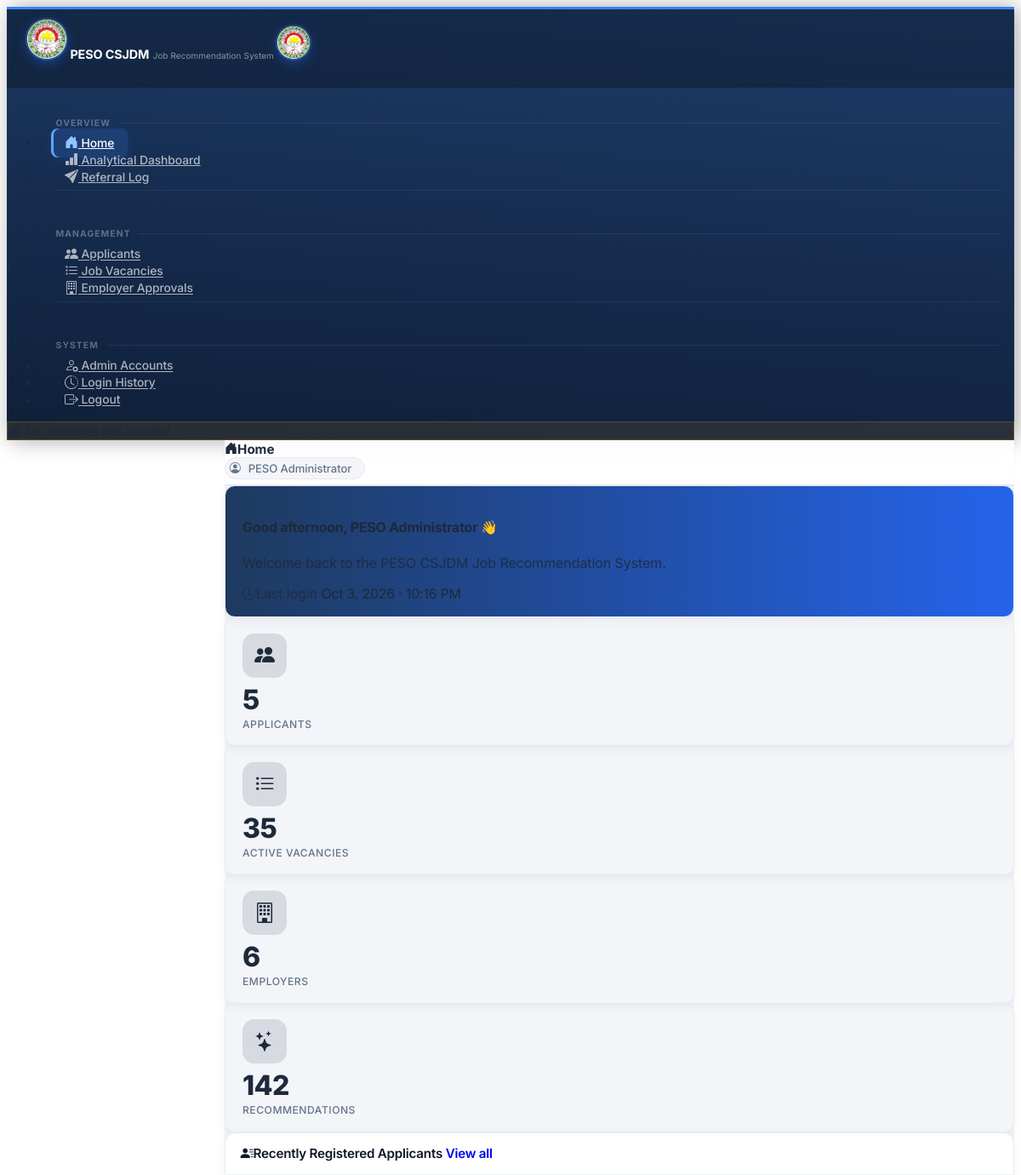
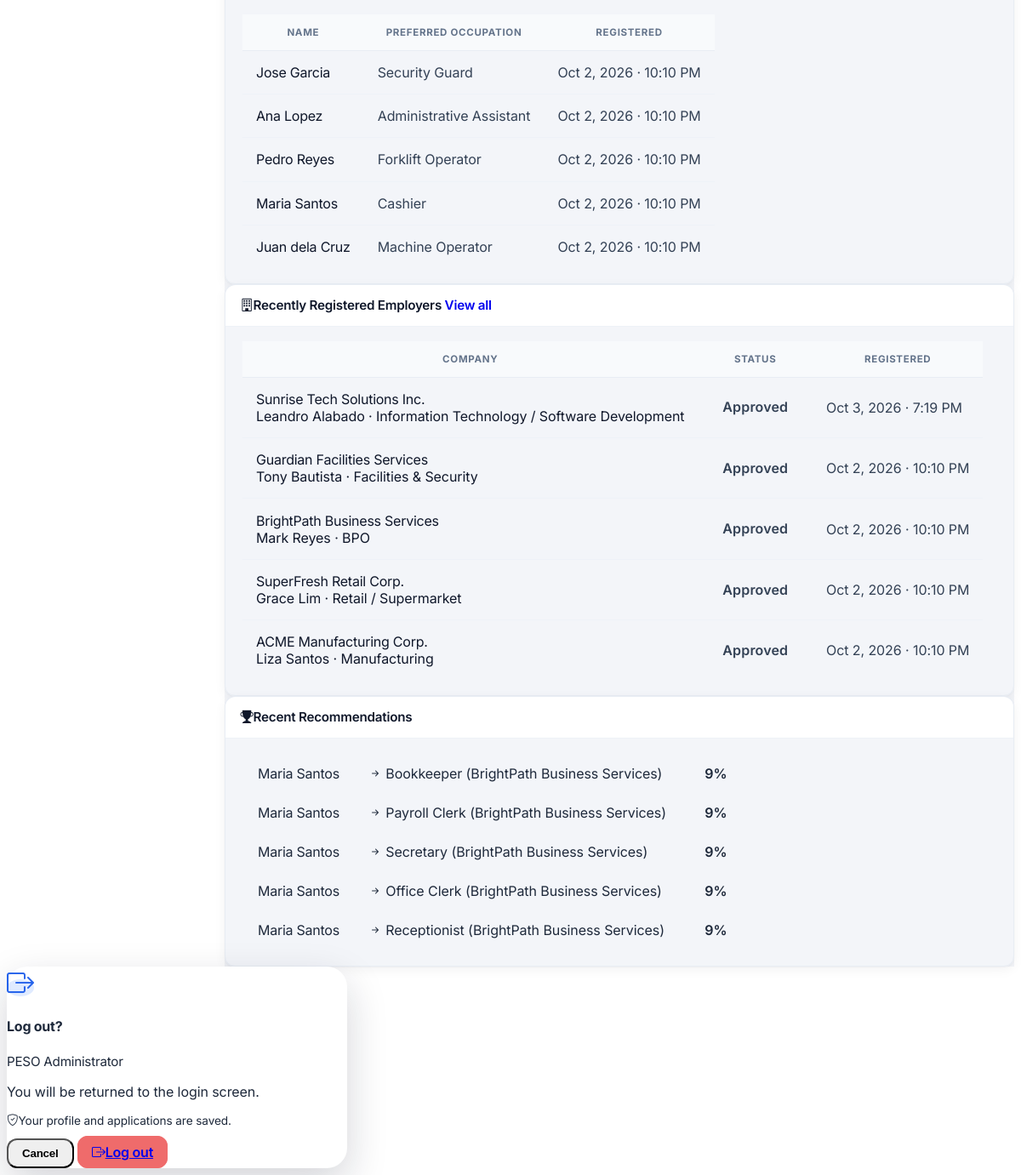
Before: /home (signed in) with the older database file (2 pictures, top to bottom).
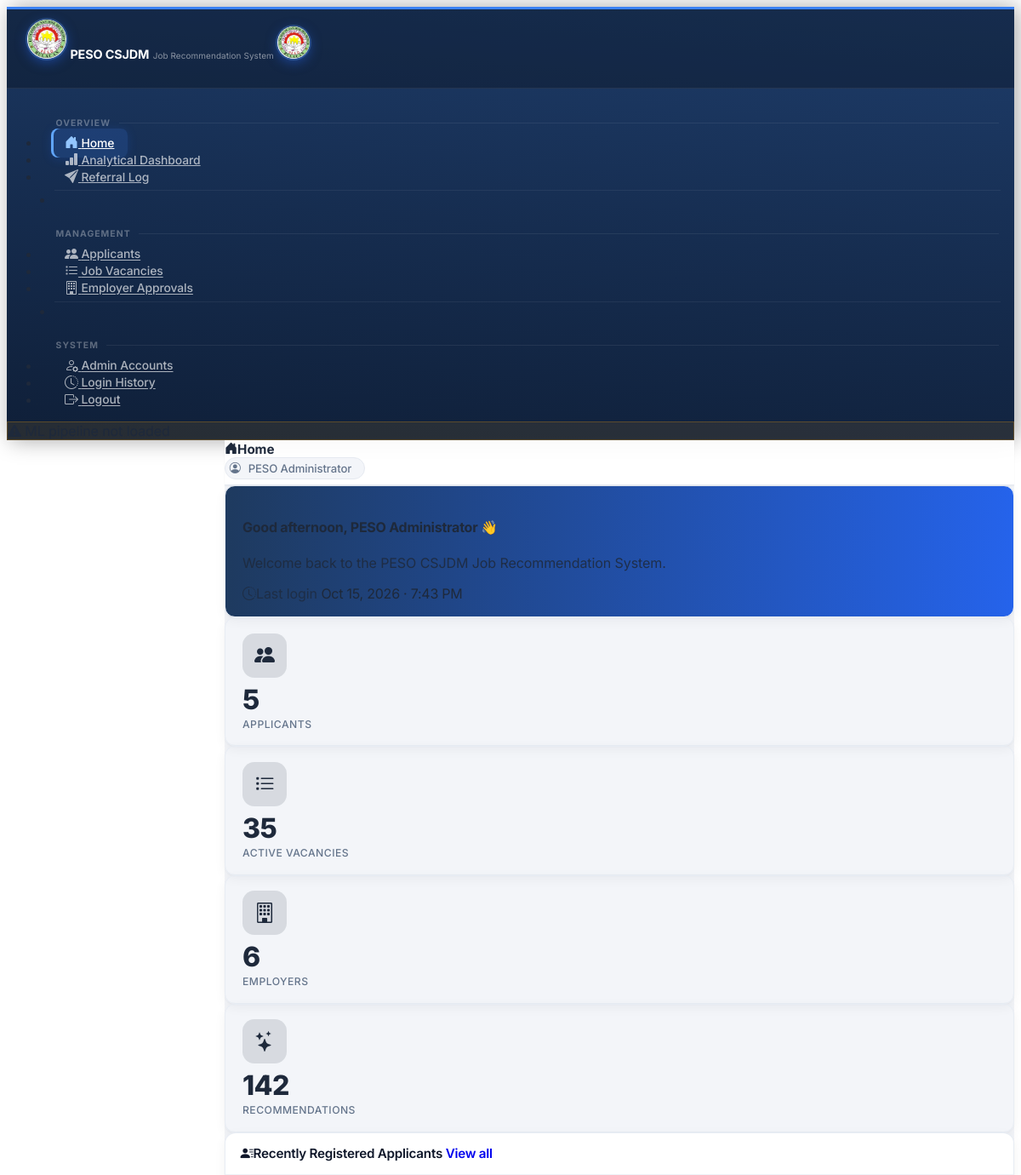
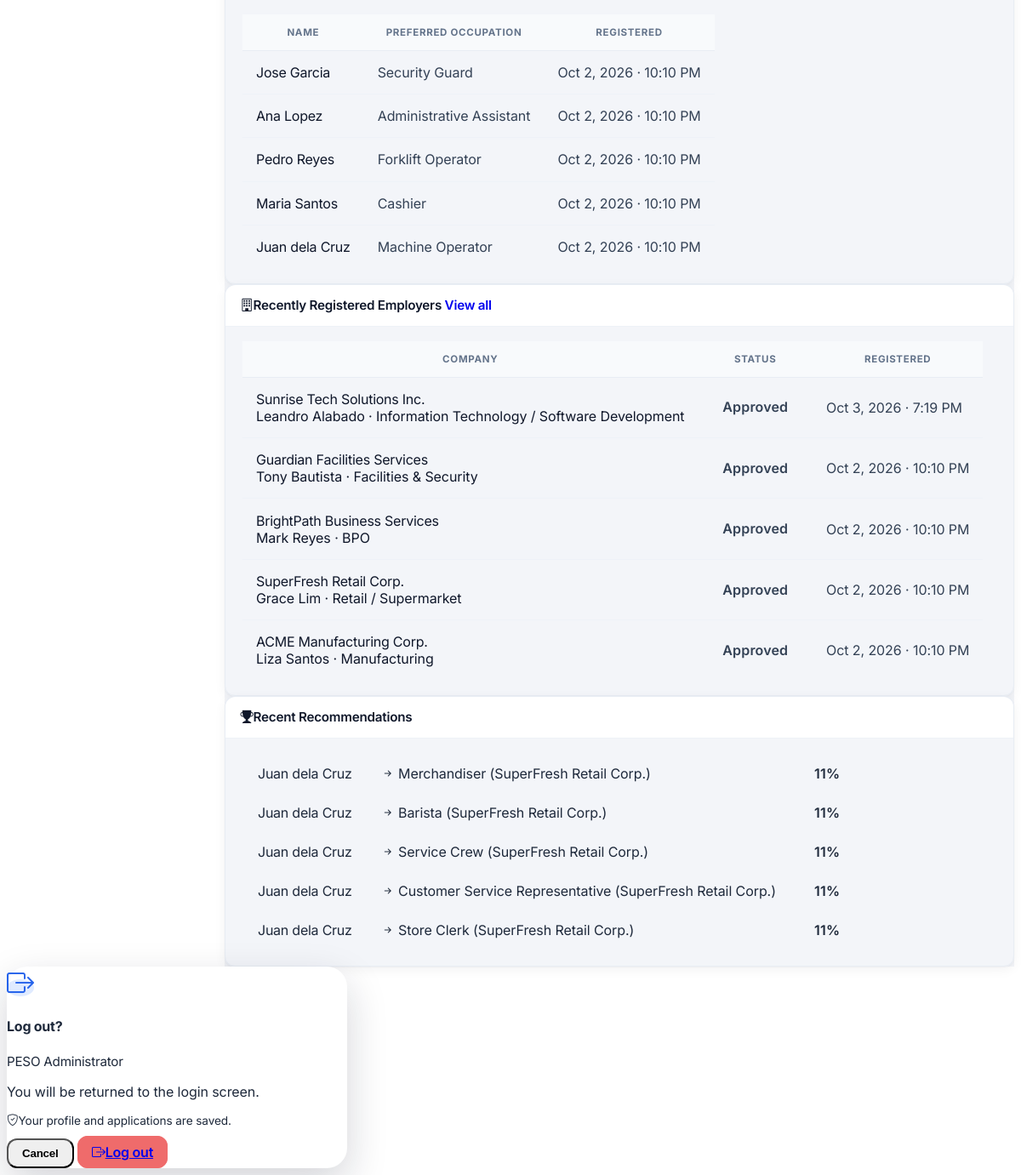
After: the same page with the newer database file (2 pictures, top to bottom).
### tables this page shows
CREATE TABLE login_logs (
            log_id         INTEGER  PRIMARY KEY AUTOINCREMENT,
            user_id    INTEGER,
            username   TEXT,
            timestamp  DATETIME DEFAULT CURRENT_TIMESTAMP,
            ip_address TEXT,
            outcome    TEXT
        );

CREATE TABLE "applicants" (
                applicant_id                 INTEGER  PRIMARY KEY AUTOINCREMENT,
                first_name         TEXT     NOT NULL,
                last_name          TEXT     NOT NULL,
                sex                TEXT,
                age                INTEGER,
                barangay           TEXT,
                district           TEXT,
                employment_status  TEXT     DEFAULT 'Unemployed',
                is_pwd             INTEGER  DEFAULT 0,
                educ_level         TEXT     NOT NULL,
                preferred_position TEXT     NOT NULL,
                skills             TEXT     NOT NULL,
                work_experience    TEXT,
                user_id            INTEGER  REFERENCES users(user_id),
                created_at         DATETIME DEFAULT CURRENT_TIMESTAMP,
                is_archived        INTEGER  DEFAULT 0
            , birthdate DATE, contact_number TEXT, middle_name TEXT, suffix TEXT, civil_status TEXT, address_line TEXT, city TEXT, province TEXT, height_cm TEXT, religion TEXT, tin TEXT, landline TEXT, disability TEXT, is_4ps INTEGER DEFAULT 0, household_id TEXT, is_wodp INTEGER DEFAULT 0, is_dswd_foodstamp INTEGER DEFAULT 0, is_caregiver INTEGER DEFAULT 0, is_ofw INTEGER DEFAULT 0, ofw_country TEXT, is_former_ofw INTEGER DEFAULT 0, former_ofw_country TEXT, ofw_return_date TEXT, employed_type TEXT, unemployed_reason TEXT, job_search_months INTEGER, pref_work_local TEXT, pref_work_overseas TEXT, languages TEXT, education TEXT, trainings TEXT, eligibilities TEXT, work_history TEXT, other_skills TEXT, certified INTEGER DEFAULT 0, certified_at DATETIME, photo TEXT);

CREATE TABLE employers (
            employer_id             INTEGER  PRIMARY KEY AUTOINCREMENT,
            user_id        INTEGER  UNIQUE NOT NULL,
            company_name   TEXT     NOT NULL,
            contact_person TEXT     NOT NULL,
            phone          TEXT,
            address        TEXT,
            is_approved    INTEGER  DEFAULT 0,
            created_at     DATETIME DEFAULT CURRENT_TIMESTAMP, tin TEXT, trade_name TEXT, location_type TEXT, employer_sector TEXT, employer_type TEXT, total_workforce TEXT, line_of_business TEXT, address_line TEXT, barangay TEXT, city TEXT, province TEXT, position TEXT, telephone TEXT, mobile TEXT, fax TEXT, profile_email TEXT, certified INTEGER DEFAULT 0, certified_at DATETIME, profile_completed INTEGER DEFAULT 0, approval_requested INTEGER DEFAULT 0,
            FOREIGN KEY (user_id) REFERENCES users(user_id)
        );

CREATE TABLE "recommendations" (
        recommendation_id INTEGER PRIMARY KEY AUTOINCREMENT,
        applicant_id      INTEGER NOT NULL,
        vacancy_id        INTEGER NOT NULL,
        suitability_score REAL    NOT NULL,
        rank              INTEGER,
        recommended_at    DATETIME DEFAULT CURRENT_TIMESTAMP, generated_by INTEGER, status TEXT DEFAULT 'pending',
        FOREIGN KEY (applicant_id) REFERENCES applicants(applicant_id),
        FOREIGN KEY (vacancy_id)   REFERENCES job_vacancies(vacancy_id)
    );

CREATE TABLE job_vacancies (
            vacancy_id                   INTEGER  PRIMARY KEY AUTOINCREMENT,
            employer_name        TEXT     NOT NULL,
            job_title            TEXT     NOT NULL,
            occupational_category TEXT    NOT NULL,
            is_local             INTEGER  DEFAULT 1,
            is_active            INTEGER  DEFAULT 1,
            created_at           DATETIME DEFAULT CURRENT_TIMESTAMP
        , employer_id INTEGER REFERENCES users(user_id), application_deadline DATE, req_gender TEXT DEFAULT 'Any', req_age_min INTEGER, req_age_max INTEGER, req_education TEXT, req_documents TEXT, req_experience_months INTEGER, salary_min INTEGER, salary_max INTEGER, salary_period TEXT, job_location TEXT, req_skills TEXT, requirements_deadline DATE, interview_date DATE, interview_time TEXT, interview_date_end DATE, interview_time_end TEXT, location_type TEXT, venue_address TEXT, max_applicants INTEGER);

### app.py (the view)
@app.route('/home')
@admin_required
def home():
    db = get_db()
    total_applicants = db.execute(
        'SELECT COUNT(*) FROM applicants WHERE is_archived=0'
    ).fetchone()[0]
    active_vacancies = db.execute(
        'SELECT COUNT(*) FROM job_vacancies WHERE is_active=1'
    ).fetchone()[0]
    total_employers = db.execute(
        'SELECT COUNT(*) FROM employers WHERE is_approved=1'
    ).fetchone()[0]
    total_recs = db.execute(
        'SELECT COUNT(*) FROM recommendations'
    ).fetchone()[0]
    total_referrals = db.execute(
        'SELECT COUNT(*) FROM referrals'
    ).fetchone()[0]
    pending_employers = db.execute(
        'SELECT COUNT(*) FROM employers WHERE is_approved=0'
    ).fetchone()[0]
    last_login_row = db.execute(
        "SELECT timestamp FROM login_logs "
        "WHERE user_id=? AND outcome='success' "
        "ORDER BY timestamp DESC LIMIT 1 OFFSET 1",
        (session['user_id'],)
    ).fetchone()
    last_login = last_login_row['timestamp'] if last_login_row else None
    recent_applicants = db.execute(
        'SELECT applicant_id, first_name, last_name, preferred_position, created_at '
        'FROM applicants WHERE is_archived=0 '
        'ORDER BY created_at DESC, applicant_id DESC LIMIT 5'
    ).fetchall()
    recent_employers = db.execute(
        'SELECT employer_id, company_name, contact_person, line_of_business, is_approved, created_at '
        'FROM employers ORDER BY created_at DESC, employer_id DESC LIMIT 5'
    ).fetchall()
    recent_referrals_rows = db.execute('''
        SELECT r.referred_at, r.status,
               a.first_name, a.last_name,
               jv.job_title, jv.employer_name
        FROM referrals r
        JOIN applicants a ON r.applicant_id=a.applicant_id
        JOIN job_vacancies jv ON r.vacancy_id=jv.vacancy_id
        ORDER BY r.referred_at DESC LIMIT 5
    ''').fetchall()
    recent_recs = db.execute('''
        SELECT a.first_name, a.last_name,
               jv.job_title, jv.employer_name,
               rec.suitability_score
        FROM recommendations rec
        JOIN applicants a     ON rec.applicant_id = a.applicant_id
        JOIN job_vacancies jv ON rec.vacancy_id   = jv.vacancy_id
        ORDER BY rec.recommended_at DESC, rec.recommendation_id DESC LIMIT 5
    ''').fetchall()
    return render_template('home.html',
                           total_applicants=total_applicants,
                           active_vacancies=active_vacancies,
                           total_employers=total_employers,
                           total_recs=total_recs,
                           total_referrals=total_referrals,
                           pending_employers=pending_employers,
                           last_login=last_login,
                           recent_applicants=recent_applicants,
                           recent_employers=recent_employers,
                           recent_referrals_rows=recent_referrals_rows,
                           recent_recs=recent_recs)

### app.py (called while the page is built)
def get_db():
    if 'db' not in g:
        g.db = sqlite3.connect(DATABASE)
        g.db.row_factory = sqlite3.Row
        g.db.execute('PRAGMA foreign_keys = ON')
    return g.db

@app.before_request
def drop_stale_session():
    if 'user_id' in session and not (request.endpoint or '').startswith('static'):
        row = get_db().execute('SELECT is_active FROM users WHERE user_id=?', (session['user_id'],)).fetchone()
        if row is None or row['is_active'] == 0:
            session.clear()

@app.before_request
def csrf_same_origin_guard():
    if request.method in ('POST', 'PUT', 'PATCH', 'DELETE'):
        src = request.headers.get('Origin') or request.headers.get('Referer')
        if src:
            from urllib.parse import urlparse
            if urlparse(src).netloc != request.host:
                abort(403)

@app.after_request
def security_headers(resp):
    resp.headers.setdefault('X-Content-Type-Options', 'nosniff')
    resp.headers.setdefault('X-Frame-Options', 'SAMEORIGIN')
    resp.headers.setdefault('Referrer-Policy', 'same-origin')
    return resp

### templates/home.html (shortened to what the changed rows need)
{% extends 'base.html' %}
{% block content %}
<div class="card shadow-sm mb-4 border-0 text-white"
     style="background:linear-gradient(90deg, var(--peso-dark), var(--peso-blue));">
  <div class="card-body d-flex flex-wrap align-items-center justify-content-between gap-2">
    <div class="text-md-end">
      {% if last_login %}
      <span class="small d-block" style="opacity:.75;">
        <i class="bi bi-clock-history me-1"></i>Last login
      </span>
      <span class="fw-semibold">{{ last_login | friendly_dt }}</span>
      {% else %}
      <span class="small" style="opacity:.85;">
        <i class="bi bi-clock-history me-1"></i>First time signing in — welcome!
      </span>
      {% endif %}
    </div>
  </div>
</div>
<div class="row g-4">
  <div class="col-lg-6">
    <div class="card shadow-sm h-100">
      <div class="card-body p-0">
        {% if recent_applicants %}
        <table class="table table-hover mb-0 apps-table">
          <thead><tr><th>Name</th><th>Preferred Occupation</th><th class="text-end">Registered</th></tr></thead>
          <tbody>
            {% for ap in recent_applicants %}
            <tr>
              <td class="fw-semibold">{{ ap.first_name }} {{ ap.last_name }}</td>
              <td class="text-muted">{{ ap.preferred_position or '—' }}</td>
              <td class="text-end text-muted small">{{ ap.created_at | friendly_dt }}</td>
            </tr>
            {% endfor %}
          </tbody>
        </table>
        {% else %}
        <div class="text-center text-muted py-5">
          <i class="bi bi-inbox fs-3 d-block mb-2 opacity-50"></i>
          No applicants registered yet.
        </div>
        {% endif %}
      </div>
    </div>
  </div>
  <div class="col-lg-6">
    <div class="card shadow-sm h-100">
      <div class="card-body p-0">
        {% if recent_employers %}
        <table class="table table-hover mb-0 apps-table">
          <thead><tr><th>Company</th><th>Status</th><th class="text-end">Registered</th></tr></thead>
          <tbody>
            {% for e in recent_employers %}
            <tr>
              <td>
                <div class="fw-semibold">{{ e.company_name or '(profile not completed)' }}</div>
                <div class="text-muted small">{{ e.contact_person or '' }}{% if e.line_of_business %} &middot; {{ e.line_of_business }}{% endif %}</div>
              </td>
              <td>
                {% if e.is_approved %}<span class="badge bg-success-subtle text-success-emphasis">Approved</span>
                {% else %}<span class="badge bg-warning-subtle text-warning-emphasis">Pending</span>{% endif %}
              </td>
              <td class="text-end text-muted small">{{ e.created_at | friendly_dt }}</td>
            </tr>
            {% endfor %}
          </tbody>
        </table>
        {% else %}
        <div class="text-center text-muted py-5">
          <i class="bi bi-building fs-3 d-block mb-2 opacity-50"></i>
          No employers registered yet.
        </div>
        {% endif %}
      </div>
    </div>
  </div>
  <div class="col-12">
    <div class="card shadow-sm h-100">
      <div class="card-body p-0">
        {% if recent_recs %}
        <table class="table table-hover mb-0">
          <tbody>
            {% for r in recent_recs %}
            <tr>
              <td class="fw-semibold">{{ r.first_name }} {{ r.last_name }}</td>
              <td>
                <i class="bi bi-arrow-right-short text-muted"></i>
                {{ r.job_title }}
                <span class="text-muted small">({{ r.employer_name }})</span>
              </td>
              <td class="text-end">
                <span class="badge bg-success-subtle text-success-emphasis">
                  {{ (r.suitability_score * 100) | round(0) | int }}%
                </span>
              </td>
            </tr>
            {% endfor %}
          </tbody>
        </table>
        {% else %}
        <div class="text-center text-muted py-5">
          <i class="bi bi-stars fs-3 d-block mb-2 opacity-50"></i>
          No recommendations generated yet.
        </div>
        {% endif %}
      </div>
    </div>
  </div>
</div>
{% endblock %}

Changed rows visible on the page:
no longer on this page (row unchanged): login_logs: timestamp "Oct 3, 2026 · 10:16 PM"
no longer on this page (row unchanged): recommendations: first_name "Maria", last_name "Santos", job_title "Bookkeeper", employer_name "BrightPath Business Services", (r.suitability_score*100)|round(0)|int "9"
no longer on this page (row unchanged): recommendations: first_name "Maria", last_name "Santos", job_title "Payroll Clerk", employer_name "BrightPath Business Services", (r.suitability_score*100)|round(0)|int "9"
no longer on this page (row unchanged): recommendations: first_name "Maria", last_name "Santos", job_title "Secretary", employer_name "BrightPath Business Services", (r.suitability_score*100)|round(0)|int "9"
no longer on this page (row unchanged): recommendations: first_name "Maria", last_name "Santos", job_title "Office Clerk", employer_name "BrightPath Business Services", (r.suitability_score*100)|round(0)|int "9"
no longer on this page (row unchanged): recommendations: first_name "Maria", last_name "Santos", job_title "Receptionist", employer_name "BrightPath Business Services", (r.suitability_score*100)|round(0)|int "9"
added login_logs: timestamp "Oct 15, 2026 · 7:43 PM"
added recommendations: first_name "Juan", last_name "dela Cruz", job_title "Merchandiser", employer_name "SuperFresh Retail Corp.", (r.suitability_score*100)|round(0)|int "11"
added recommendations: first_name "Juan", last_name "dela Cruz", job_title "Barista", employer_name "SuperFresh Retail Corp.", (r.suitability_score*100)|round(0)|int "11"
added recommendations: first_name "Juan", last_name "dela Cruz", job_title "Service Crew", employer_name "SuperFresh Retail Corp.", (r.suitability_score*100)|round(0)|int "11"
added recommendations: first_name "Juan", last_name "dela Cruz", job_title "Customer Service Representative", employer_name "SuperFresh Retail Corp.", (r.suitability_score*100)|round(0)|int "11"
added recommendations: first_name "Juan", last_name "dela Cruz", job_title "Store Clerk", employer_name "SuperFresh Retail Corp.", (r.suitability_score*100)|round(0)|int "11"
